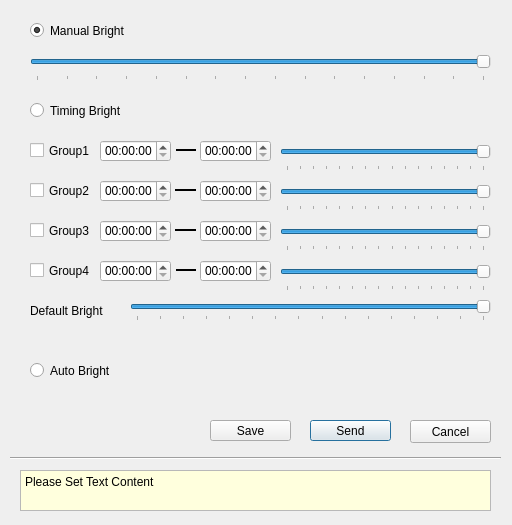
<?xml version="1.0" encoding="UTF-8"?>
<ui version="4.0">
 <class>BrightDlg</class>
 <widget class="QDialog" name="BrightDlg">
  <property name="geometry">
   <rect>
    <x>0</x>
    <y>0</y>
    <width>512</width>
    <height>525</height>
   </rect>
  </property>
  <property name="sizePolicy">
   <sizepolicy hsizetype="Preferred" vsizetype="Preferred">
    <horstretch>0</horstretch>
    <verstretch>0</verstretch>
   </sizepolicy>
  </property>
  <property name="minimumSize">
   <size>
    <width>512</width>
    <height>525</height>
   </size>
  </property>
  <property name="maximumSize">
   <size>
    <width>512</width>
    <height>525</height>
   </size>
  </property>
  <property name="sizeIncrement">
   <size>
    <width>0</width>
    <height>0</height>
   </size>
  </property>
  <property name="windowTitle">
   <string>Bright</string>
  </property>
  <widget class="QPushButton" name="pushButtonSend">
   <property name="geometry">
    <rect>
     <x>310</x>
     <y>420</y>
     <width>81</width>
     <height>21</height>
    </rect>
   </property>
   <property name="text">
    <string>Send</string>
   </property>
  </widget>
  <widget class="QPushButton" name="pushButtonCancel">
   <property name="geometry">
    <rect>
     <x>410</x>
     <y>420</y>
     <width>81</width>
     <height>23</height>
    </rect>
   </property>
   <property name="text">
    <string>Cancel</string>
   </property>
  </widget>
  <widget class="QTextEdit" name="textEdit">
   <property name="geometry">
    <rect>
     <x>20</x>
     <y>470</y>
     <width>471</width>
     <height>41</height>
    </rect>
   </property>
   <property name="palette">
    <palette>
     <active>
      <colorrole role="Base">
       <brush brushstyle="SolidPattern">
        <color alpha="255">
         <red>255</red>
         <green>255</green>
         <blue>221</blue>
        </color>
       </brush>
      </colorrole>
     </active>
     <inactive>
      <colorrole role="Base">
       <brush brushstyle="SolidPattern">
        <color alpha="255">
         <red>255</red>
         <green>255</green>
         <blue>221</blue>
        </color>
       </brush>
      </colorrole>
     </inactive>
     <disabled>
      <colorrole role="Base">
       <brush brushstyle="SolidPattern">
        <color alpha="255">
         <red>240</red>
         <green>240</green>
         <blue>240</blue>
        </color>
       </brush>
      </colorrole>
     </disabled>
    </palette>
   </property>
   <property name="frameShape">
    <enum>QFrame::StyledPanel</enum>
   </property>
   <property name="frameShadow">
    <enum>QFrame::Plain</enum>
   </property>
   <property name="verticalScrollBarPolicy">
    <enum>Qt::ScrollBarAlwaysOff</enum>
   </property>
   <property name="horizontalScrollBarPolicy">
    <enum>Qt::ScrollBarAlwaysOff</enum>
   </property>
   <property name="readOnly">
    <bool>true</bool>
   </property>
   <property name="html">
    <string notr="true">&lt;!DOCTYPE HTML PUBLIC &quot;-//W3C//DTD HTML 4.0//EN&quot; &quot;http://www.w3.org/TR/REC-html40/strict.dtd&quot;&gt;
&lt;html&gt;&lt;head&gt;&lt;meta name=&quot;qrichtext&quot; content=&quot;1&quot; /&gt;&lt;style type=&quot;text/css&quot;&gt;
p, li { white-space: pre-wrap; }
&lt;/style&gt;&lt;/head&gt;&lt;body style=&quot; font-family:'SimSun'; font-size:9pt; font-weight:400; font-style:normal;&quot;&gt;
&lt;p style=&quot; margin-top:0px; margin-bottom:0px; margin-left:0px; margin-right:0px; -qt-block-indent:0; text-indent:0px;&quot;&gt;Please Set Text Content&lt;/p&gt;&lt;/body&gt;&lt;/html&gt;</string>
   </property>
   <property name="overwriteMode">
    <bool>false</bool>
   </property>
  </widget>
  <widget class="Line" name="line">
   <property name="geometry">
    <rect>
     <x>10</x>
     <y>450</y>
     <width>491</width>
     <height>16</height>
    </rect>
   </property>
   <property name="orientation">
    <enum>Qt::Horizontal</enum>
   </property>
  </widget>
  <widget class="QPushButton" name="pushButtonSave">
   <property name="geometry">
    <rect>
     <x>210</x>
     <y>420</y>
     <width>81</width>
     <height>21</height>
    </rect>
   </property>
   <property name="text">
    <string>Save</string>
   </property>
  </widget>
  <widget class="QRadioButton" name="radioButtonManual">
   <property name="geometry">
    <rect>
     <x>30</x>
     <y>20</y>
     <width>111</width>
     <height>21</height>
    </rect>
   </property>
   <property name="text">
    <string>Manual Bright</string>
   </property>
   <property name="checked">
    <bool>true</bool>
   </property>
  </widget>
  <widget class="QRadioButton" name="radioButtonTiming">
   <property name="geometry">
    <rect>
     <x>30</x>
     <y>100</y>
     <width>111</width>
     <height>21</height>
    </rect>
   </property>
   <property name="text">
    <string>Timing Bright</string>
   </property>
  </widget>
  <widget class="QRadioButton" name="radioButtonAuto">
   <property name="geometry">
    <rect>
     <x>30</x>
     <y>360</y>
     <width>111</width>
     <height>21</height>
    </rect>
   </property>
   <property name="text">
    <string>Auto Bright</string>
   </property>
  </widget>
  <widget class="QFrame" name="frameTiming">
   <property name="geometry">
    <rect>
     <x>20</x>
     <y>130</y>
     <width>481</width>
     <height>211</height>
    </rect>
   </property>
   <property name="frameShape">
    <enum>QFrame::NoFrame</enum>
   </property>
   <property name="frameShadow">
    <enum>QFrame::Plain</enum>
   </property>
   <widget class="QTimeEdit" name="timeEditStart1">
    <property name="geometry">
     <rect>
      <x>80</x>
      <y>10</y>
      <width>71</width>
      <height>22</height>
     </rect>
    </property>
    <property name="displayFormat">
     <string notr="true">HH:mm:ss</string>
    </property>
   </widget>
   <widget class="QTimeEdit" name="timeEditEnd1">
    <property name="geometry">
     <rect>
      <x>180</x>
      <y>10</y>
      <width>71</width>
      <height>22</height>
     </rect>
    </property>
    <property name="displayFormat">
     <string notr="true">HH:mm:ss</string>
    </property>
   </widget>
   <widget class="QSlider" name="horizontalSliderTiming1">
    <property name="geometry">
     <rect>
      <x>260</x>
      <y>10</y>
      <width>211</width>
      <height>31</height>
     </rect>
    </property>
    <property name="minimum">
     <number>1</number>
    </property>
    <property name="maximum">
     <number>16</number>
    </property>
    <property name="pageStep">
     <number>4</number>
    </property>
    <property name="value">
     <number>16</number>
    </property>
    <property name="orientation">
     <enum>Qt::Horizontal</enum>
    </property>
    <property name="invertedAppearance">
     <bool>false</bool>
    </property>
    <property name="invertedControls">
     <bool>false</bool>
    </property>
    <property name="tickPosition">
     <enum>QSlider::TicksBelow</enum>
    </property>
    <property name="tickInterval">
     <number>1</number>
    </property>
   </widget>
   <widget class="QCheckBox" name="checkBoxTiming1">
    <property name="geometry">
     <rect>
      <x>10</x>
      <y>10</y>
      <width>61</width>
      <height>21</height>
     </rect>
    </property>
    <property name="text">
     <string>Group1</string>
    </property>
   </widget>
   <widget class="QTimeEdit" name="timeEditEnd2">
    <property name="geometry">
     <rect>
      <x>180</x>
      <y>50</y>
      <width>71</width>
      <height>22</height>
     </rect>
    </property>
    <property name="displayFormat">
     <string notr="true">HH:mm:ss</string>
    </property>
   </widget>
   <widget class="QSlider" name="horizontalSliderTiming2">
    <property name="geometry">
     <rect>
      <x>260</x>
      <y>50</y>
      <width>211</width>
      <height>31</height>
     </rect>
    </property>
    <property name="minimum">
     <number>1</number>
    </property>
    <property name="maximum">
     <number>16</number>
    </property>
    <property name="pageStep">
     <number>4</number>
    </property>
    <property name="value">
     <number>16</number>
    </property>
    <property name="orientation">
     <enum>Qt::Horizontal</enum>
    </property>
    <property name="invertedAppearance">
     <bool>false</bool>
    </property>
    <property name="invertedControls">
     <bool>false</bool>
    </property>
    <property name="tickPosition">
     <enum>QSlider::TicksBelow</enum>
    </property>
    <property name="tickInterval">
     <number>1</number>
    </property>
   </widget>
   <widget class="QCheckBox" name="checkBoxTiming2">
    <property name="geometry">
     <rect>
      <x>10</x>
      <y>50</y>
      <width>61</width>
      <height>21</height>
     </rect>
    </property>
    <property name="text">
     <string>Group2</string>
    </property>
   </widget>
   <widget class="QTimeEdit" name="timeEditStart2">
    <property name="geometry">
     <rect>
      <x>80</x>
      <y>50</y>
      <width>71</width>
      <height>22</height>
     </rect>
    </property>
    <property name="displayFormat">
     <string notr="true">HH:mm:ss</string>
    </property>
   </widget>
   <widget class="QTimeEdit" name="timeEditEnd3">
    <property name="geometry">
     <rect>
      <x>180</x>
      <y>90</y>
      <width>71</width>
      <height>22</height>
     </rect>
    </property>
    <property name="displayFormat">
     <string notr="true">HH:mm:ss</string>
    </property>
   </widget>
   <widget class="QSlider" name="horizontalSliderTiming3">
    <property name="geometry">
     <rect>
      <x>260</x>
      <y>90</y>
      <width>211</width>
      <height>31</height>
     </rect>
    </property>
    <property name="minimum">
     <number>1</number>
    </property>
    <property name="maximum">
     <number>16</number>
    </property>
    <property name="pageStep">
     <number>4</number>
    </property>
    <property name="value">
     <number>16</number>
    </property>
    <property name="orientation">
     <enum>Qt::Horizontal</enum>
    </property>
    <property name="invertedAppearance">
     <bool>false</bool>
    </property>
    <property name="invertedControls">
     <bool>false</bool>
    </property>
    <property name="tickPosition">
     <enum>QSlider::TicksBelow</enum>
    </property>
    <property name="tickInterval">
     <number>1</number>
    </property>
   </widget>
   <widget class="QCheckBox" name="checkBoxTiming3">
    <property name="geometry">
     <rect>
      <x>10</x>
      <y>90</y>
      <width>61</width>
      <height>21</height>
     </rect>
    </property>
    <property name="text">
     <string>Group3</string>
    </property>
   </widget>
   <widget class="QTimeEdit" name="timeEditStart3">
    <property name="geometry">
     <rect>
      <x>80</x>
      <y>90</y>
      <width>71</width>
      <height>22</height>
     </rect>
    </property>
    <property name="displayFormat">
     <string notr="true">HH:mm:ss</string>
    </property>
   </widget>
   <widget class="QTimeEdit" name="timeEditEnd4">
    <property name="geometry">
     <rect>
      <x>180</x>
      <y>130</y>
      <width>71</width>
      <height>22</height>
     </rect>
    </property>
    <property name="displayFormat">
     <string notr="true">HH:mm:ss</string>
    </property>
   </widget>
   <widget class="QSlider" name="horizontalSliderTiming4">
    <property name="geometry">
     <rect>
      <x>260</x>
      <y>130</y>
      <width>211</width>
      <height>31</height>
     </rect>
    </property>
    <property name="minimum">
     <number>1</number>
    </property>
    <property name="maximum">
     <number>16</number>
    </property>
    <property name="pageStep">
     <number>4</number>
    </property>
    <property name="value">
     <number>16</number>
    </property>
    <property name="orientation">
     <enum>Qt::Horizontal</enum>
    </property>
    <property name="invertedAppearance">
     <bool>false</bool>
    </property>
    <property name="invertedControls">
     <bool>false</bool>
    </property>
    <property name="tickPosition">
     <enum>QSlider::TicksBelow</enum>
    </property>
    <property name="tickInterval">
     <number>1</number>
    </property>
   </widget>
   <widget class="QCheckBox" name="checkBoxTiming4">
    <property name="geometry">
     <rect>
      <x>10</x>
      <y>130</y>
      <width>61</width>
      <height>21</height>
     </rect>
    </property>
    <property name="text">
     <string>Group4</string>
    </property>
   </widget>
   <widget class="QTimeEdit" name="timeEditStart4">
    <property name="geometry">
     <rect>
      <x>80</x>
      <y>130</y>
      <width>71</width>
      <height>22</height>
     </rect>
    </property>
    <property name="displayFormat">
     <string notr="true">HH:mm:ss</string>
    </property>
   </widget>
   <widget class="QSlider" name="horizontalSliderTimingDefault">
    <property name="geometry">
     <rect>
      <x>110</x>
      <y>170</y>
      <width>361</width>
      <height>21</height>
     </rect>
    </property>
    <property name="minimum">
     <number>1</number>
    </property>
    <property name="maximum">
     <number>16</number>
    </property>
    <property name="pageStep">
     <number>4</number>
    </property>
    <property name="value">
     <number>16</number>
    </property>
    <property name="orientation">
     <enum>Qt::Horizontal</enum>
    </property>
    <property name="invertedAppearance">
     <bool>false</bool>
    </property>
    <property name="invertedControls">
     <bool>false</bool>
    </property>
    <property name="tickPosition">
     <enum>QSlider::TicksBelow</enum>
    </property>
    <property name="tickInterval">
     <number>1</number>
    </property>
   </widget>
   <widget class="QLabel" name="labelDefaultBright">
    <property name="geometry">
     <rect>
      <x>10</x>
      <y>170</y>
      <width>91</width>
      <height>21</height>
     </rect>
    </property>
    <property name="text">
     <string>Default Bright</string>
    </property>
   </widget>
   <widget class="Line" name="line1">
    <property name="geometry">
     <rect>
      <x>156</x>
      <y>10</y>
      <width>20</width>
      <height>21</height>
     </rect>
    </property>
    <property name="frameShadow">
     <enum>QFrame::Plain</enum>
    </property>
    <property name="lineWidth">
     <number>2</number>
    </property>
    <property name="orientation">
     <enum>Qt::Horizontal</enum>
    </property>
   </widget>
   <widget class="Line" name="line2">
    <property name="geometry">
     <rect>
      <x>155</x>
      <y>50</y>
      <width>21</width>
      <height>21</height>
     </rect>
    </property>
    <property name="frameShadow">
     <enum>QFrame::Plain</enum>
    </property>
    <property name="lineWidth">
     <number>2</number>
    </property>
    <property name="orientation">
     <enum>Qt::Horizontal</enum>
    </property>
   </widget>
   <widget class="Line" name="line3">
    <property name="geometry">
     <rect>
      <x>155</x>
      <y>90</y>
      <width>21</width>
      <height>21</height>
     </rect>
    </property>
    <property name="frameShadow">
     <enum>QFrame::Plain</enum>
    </property>
    <property name="lineWidth">
     <number>2</number>
    </property>
    <property name="orientation">
     <enum>Qt::Horizontal</enum>
    </property>
   </widget>
   <widget class="Line" name="line4">
    <property name="geometry">
     <rect>
      <x>156</x>
      <y>130</y>
      <width>20</width>
      <height>21</height>
     </rect>
    </property>
    <property name="frameShadow">
     <enum>QFrame::Plain</enum>
    </property>
    <property name="lineWidth">
     <number>2</number>
    </property>
    <property name="orientation">
     <enum>Qt::Horizontal</enum>
    </property>
   </widget>
  </widget>
  <widget class="QFrame" name="frameManual">
   <property name="geometry">
    <rect>
     <x>20</x>
     <y>40</y>
     <width>481</width>
     <height>51</height>
    </rect>
   </property>
   <property name="frameShape">
    <enum>QFrame::NoFrame</enum>
   </property>
   <property name="frameShadow">
    <enum>QFrame::Plain</enum>
   </property>
   <widget class="QSlider" name="horizontalSliderManual">
    <property name="geometry">
     <rect>
      <x>10</x>
      <y>10</y>
      <width>461</width>
      <height>31</height>
     </rect>
    </property>
    <property name="minimum">
     <number>1</number>
    </property>
    <property name="maximum">
     <number>16</number>
    </property>
    <property name="pageStep">
     <number>4</number>
    </property>
    <property name="value">
     <number>16</number>
    </property>
    <property name="orientation">
     <enum>Qt::Horizontal</enum>
    </property>
    <property name="invertedAppearance">
     <bool>false</bool>
    </property>
    <property name="invertedControls">
     <bool>false</bool>
    </property>
    <property name="tickPosition">
     <enum>QSlider::TicksBelow</enum>
    </property>
    <property name="tickInterval">
     <number>1</number>
    </property>
   </widget>
  </widget>
 </widget>
 <tabstops>
  <tabstop>pushButtonCancel</tabstop>
  <tabstop>pushButtonSend</tabstop>
  <tabstop>pushButtonSave</tabstop>
  <tabstop>radioButtonManual</tabstop>
  <tabstop>radioButtonTiming</tabstop>
  <tabstop>radioButtonAuto</tabstop>
  <tabstop>horizontalSliderManual</tabstop>
  <tabstop>checkBoxTiming1</tabstop>
  <tabstop>horizontalSliderTiming1</tabstop>
  <tabstop>checkBoxTiming2</tabstop>
  <tabstop>horizontalSliderTiming2</tabstop>
  <tabstop>checkBoxTiming3</tabstop>
  <tabstop>horizontalSliderTiming3</tabstop>
  <tabstop>checkBoxTiming4</tabstop>
  <tabstop>horizontalSliderTiming4</tabstop>
  <tabstop>horizontalSliderTimingDefault</tabstop>
  <tabstop>timeEditStart1</tabstop>
  <tabstop>timeEditEnd1</tabstop>
  <tabstop>timeEditStart2</tabstop>
  <tabstop>timeEditEnd2</tabstop>
  <tabstop>timeEditStart3</tabstop>
  <tabstop>timeEditEnd3</tabstop>
  <tabstop>timeEditStart4</tabstop>
  <tabstop>timeEditEnd4</tabstop>
  <tabstop>textEdit</tabstop>
 </tabstops>
 <resources/>
 <connections/>
</ui>
